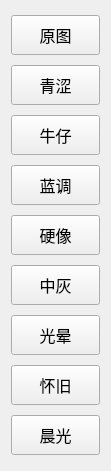
   <widget class="QWidget" name="verticalLayoutWidget_4">
    <property name="geometry">
     <rect>
      <x>140</x>
      <y>0</y>
      <width>111</width>
      <height>471</height>
     </rect>
    </property>
    <property name="sizePolicy">
     <sizepolicy hsizetype="Expanding" vsizetype="Preferred">
      <horstretch>0</horstretch>
      <verstretch>0</verstretch>
     </sizepolicy>
    </property>
    <layout class="QVBoxLayout" name="style_area">
     <item>
      <widget class="QPushButton" name="pushButton_9">
       <property name="minimumSize">
        <size>
         <width>0</width>
         <height>40</height>
        </size>
       </property>
       <property name="font">
        <font>
         <family>等线</family>
         <pointsize>12</pointsize>
        </font>
       </property>
       <property name="text">
        <string>原图</string>
       </property>
      </widget>
     </item>
     <item>
      <widget class="QPushButton" name="pushButton_8">
       <property name="minimumSize">
        <size>
         <width>0</width>
         <height>40</height>
        </size>
       </property>
       <property name="font">
        <font>
         <family>等线</family>
         <pointsize>12</pointsize>
        </font>
       </property>
       <property name="text">
        <string>青涩</string>
       </property>
      </widget>
     </item>
     <item>
      <widget class="QPushButton" name="pushButton_11">
       <property name="minimumSize">
        <size>
         <width>0</width>
         <height>40</height>
        </size>
       </property>
       <property name="font">
        <font>
         <family>等线</family>
         <pointsize>12</pointsize>
        </font>
       </property>
       <property name="text">
        <string>牛仔</string>
       </property>
      </widget>
     </item>
     <item>
      <widget class="QPushButton" name="pushButton_12">
       <property name="minimumSize">
        <size>
         <width>0</width>
         <height>40</height>
        </size>
       </property>
       <property name="font">
        <font>
         <family>等线</family>
         <pointsize>12</pointsize>
        </font>
       </property>
       <property name="text">
        <string>蓝调</string>
       </property>
      </widget>
     </item>
     <item>
      <widget class="QPushButton" name="pushButton_13">
       <property name="minimumSize">
        <size>
         <width>0</width>
         <height>40</height>
        </size>
       </property>
       <property name="font">
        <font>
         <family>等线</family>
         <pointsize>12</pointsize>
        </font>
       </property>
       <property name="text">
        <string>硬像</string>
       </property>
      </widget>
     </item>
     <item>
      <widget class="QPushButton" name="pushButton_15">
       <property name="minimumSize">
        <size>
         <width>0</width>
         <height>40</height>
        </size>
       </property>
       <property name="font">
        <font>
         <family>等线</family>
         <pointsize>12</pointsize>
        </font>
       </property>
       <property name="text">
        <string>中灰</string>
       </property>
      </widget>
     </item>
     <item>
      <widget class="QPushButton" name="pushButton_14">
       <property name="minimumSize">
        <size>
         <width>0</width>
         <height>40</height>
        </size>
       </property>
       <property name="font">
        <font>
         <family>等线</family>
         <pointsize>12</pointsize>
        </font>
       </property>
       <property name="text">
        <string>光晕</string>
       </property>
      </widget>
     </item>
     <item>
      <widget class="QPushButton" name="pushButton_16">
       <property name="minimumSize">
        <size>
         <width>0</width>
         <height>40</height>
        </size>
       </property>
       <property name="font">
        <font>
         <family>等线</family>
         <pointsize>12</pointsize>
        </font>
       </property>
       <property name="text">
        <string>怀旧</string>
       </property>
      </widget>
     </item>
     <item>
      <widget class="QPushButton" name="pushButton_10">
       <property name="minimumSize">
        <size>
         <width>0</width>
         <height>40</height>
        </size>
       </property>
       <property name="font">
        <font>
         <family>等线</family>
         <pointsize>12</pointsize>
        </font>
       </property>
       <property name="text">
        <string>晨光</string>
       </property>
      </widget>
     </item>
    </layout>
   </widget>
